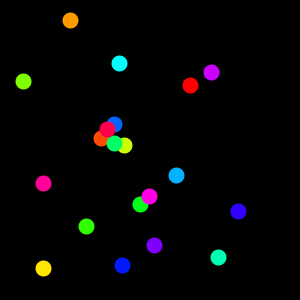
Frame 1 (no input)
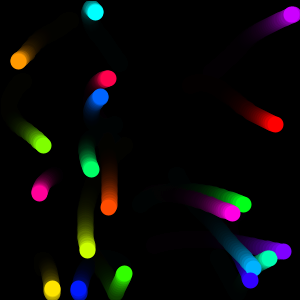
Frame 60 (the mouse pressed at the canvas centre just before this capture)
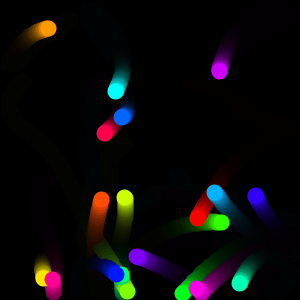
Frame 120 (the mouse held since frame 60 and released just before this capture)

The Processing sketch that drew these frames (run headless with seeded random() and noise(); from frame 60 on, the mouse is pressed at the canvas centre):

// Processing sketch: firsttrack
// ── firsttrack.pde
// alpha level (0-255) 
int fade_out  = 37;

// top speed : px / frame 
int max_speed = 5;

// balls diameter : px 
int balls_size   = 16;
// how many balls will be added:
int balls_number =  20;

// precompute radius
int balls_radius = floor(balls_size / 2);

// Array of balls
Ball[] balls = new Ball[balls_number];



void setup() {
  // Create a black window, antialiasing and 60fps
  size(300,300);
  background(0,0,0);
  smooth();
  frameRate(60);

  // instantiate several balls
  for(int i=0;i<balls_number;i++) {
    balls[i] = new Ball();
    // Assign different color in sequence
    balls[i].set_hue( 360 * i/balls_number );
  }
}



void draw() {
  // Apply a black transparent layer on the whole screen
  // to make previous strokes fade out smoothly.
  stroke(0);  
  fill(0,fade_out);
  rect(0,0,width,height);

  // now we surimpress our moving balls
  for(int i=0;i<balls_number;i++) {
    balls[i].run();
  }
}



class Ball {
  PVector position, velocity, acc;
  int ball_color;

  // Constructor.
  Ball() {
    // random positioning
    float rndX = random(balls_size, width - balls_size);
    float rndY = random(balls_size, height - balls_size);
    position = new PVector( rndX, rndY );

    // almost random direction :
    velocity = new PVector( random(-1,1), random(-1,1) );

    // acceleration initialy points to the same destination
    acc = new PVector(0,0);
    acc.add(velocity);
    acc.normalize();
    acc.mult(0.005);

    // Pick a color
    set_hue( random(0,360) );
  }

  // Set ball hue. h is modulo 360
  public void set_hue( float h) {
    colorMode(HSB, 360);
    ball_color = color( h, 360, 360);
    colorMode(RGB,255);   
  }

  // Check borders make sure the ball never get out of
  // the screen. We just mirror the acc and velocity
  // Notice we use ball radius !
  // FIXME : sometimes they get stuck on borders :(
  private void bounce() {

    // left and right borders
    if(  position.x > (width - balls_radius)
      || position.x < balls_radius
      ) {
      velocity.x = - velocity.x;
      acc.x = -acc.x;
    }

    // bottom and top borders
    if( position.y > (height - balls_radius)
     || position.y < balls_radius
     ) {
      velocity.y = - velocity.y;
      acc.y = -acc.y;
    }
  }

  // Change acceleration (acc) then update velocity
  // and position accordingly. Make sure we respect
  // the speed limit.
  private void move() {

    acc = new PVector( 0.5 - noise(position.x/30), 0.5 - noise(position.y/30) );
    acc.normalize();
    acc.mult(0.05);

    // update velocity
    velocity.add( acc );
    velocity.limit(max_speed);
    
    // finally the new position depends on the velocity =)
    position.add(velocity);  
  }


  // Used to actually draw the ball
  private void draw() {
    stroke(ball_color);
    strokeWeight( balls_size );
    point( position.x, position.y );
    strokeWeight( 1 );    
  }

  // Main entry point
  public void run() {
    move();
    bounce();
    draw();

    //debug();  
  }




  // TODO print to buffer ;)
  public void debug() {
    int l = 12;
    int m =  2;

    noStroke();
    fill(128); 
    rect(0,0,width, m+ 3 * l );
    fill(255);
    text("pos: x,y (" + round(position.x) + "," + round(position.y) + ")" , m, 1*l );
    text("vel: x,y (" + round(velocity.x) + "," + round(velocity.y) + ") -> " + velocity.mag() , m, 2*l );
    text("acc: x,y (" + round(acc.x) + "," + round(acc.y) + ") -> " + acc.mag() , m, 3*l );

    // draw acc
    stroke(255);
    line(position.x, position.y, position.x + 10*acc.x, position.y + 10*acc.y);
  }
}
